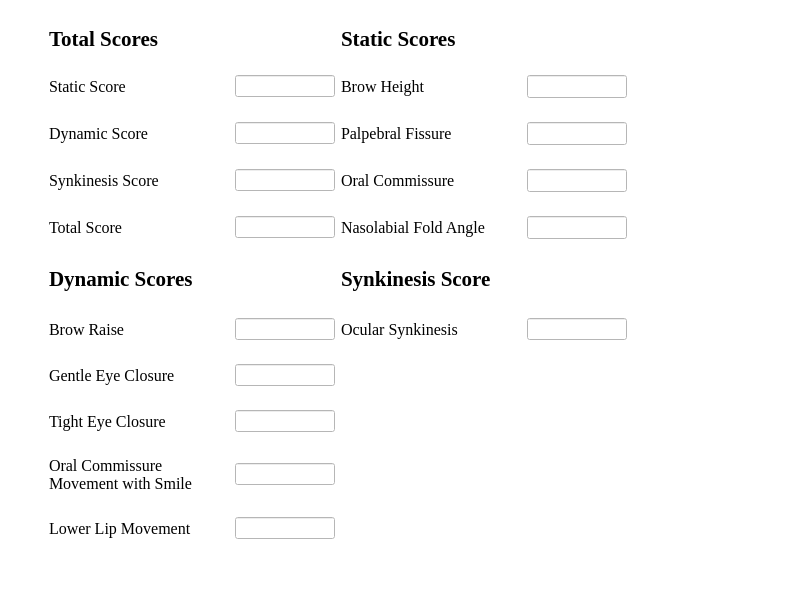
<?xml version="1.0" encoding="UTF-8"?>
<ui version="4.0">
 <class>Auto_eFaceWindow</class>
 <widget class="QMainWindow" name="Auto_eFaceWindow">
  <property name="geometry">
   <rect>
    <x>0</x>
    <y>0</y>
    <width>800</width>
    <height>600</height>
   </rect>
  </property>
  <property name="sizePolicy">
   <sizepolicy hsizetype="Fixed" vsizetype="Fixed">
    <horstretch>0</horstretch>
    <verstretch>0</verstretch>
   </sizepolicy>
  </property>
  <property name="minimumSize">
   <size>
    <width>800</width>
    <height>600</height>
   </size>
  </property>
  <property name="maximumSize">
   <size>
    <width>800</width>
    <height>600</height>
   </size>
  </property>
  <property name="windowTitle">
   <string>Auto eFace Report Card</string>
  </property>
  <property name="windowIcon">
   <iconset>
    <normaloff>../icons/Home_logo_square.jpg</normaloff>../icons/Home_logo_square.jpg</iconset>
  </property>
  <property name="styleSheet">
   <string notr="true">background-color: rgb(255, 255, 255);</string>
  </property>
  <widget class="QWidget" name="centralwidget">
   <layout class="QGridLayout" name="gridLayout">
    <item row="8" column="0" rowspan="8">
     <spacer name="horizontalSpacer">
      <property name="orientation">
       <enum>Qt::Horizontal</enum>
      </property>
      <property name="sizeType">
       <enum>QSizePolicy::Minimum</enum>
      </property>
      <property name="sizeHint" stdset="0">
       <size>
        <width>40</width>
        <height>20</height>
       </size>
      </property>
     </spacer>
    </item>
    <item row="19" column="2">
     <spacer name="verticalSpacer">
      <property name="orientation">
       <enum>Qt::Vertical</enum>
      </property>
      <property name="sizeType">
       <enum>QSizePolicy::Fixed</enum>
      </property>
      <property name="sizeHint" stdset="0">
       <size>
        <width>0</width>
        <height>10</height>
       </size>
      </property>
     </spacer>
    </item>
    <item row="9" column="5" rowspan="7">
     <spacer name="horizontalSpacer_2">
      <property name="orientation">
       <enum>Qt::Horizontal</enum>
      </property>
      <property name="sizeType">
       <enum>QSizePolicy::Minimum</enum>
      </property>
      <property name="sizeHint" stdset="0">
       <size>
        <width>40</width>
        <height>20</height>
       </size>
      </property>
     </spacer>
    </item>
    <item row="14" column="2">
     <widget class="QLineEdit" name="BRLineEdit">
      <property name="maximumSize">
       <size>
        <width>100</width>
        <height>16777215</height>
       </size>
      </property>
      <property name="readOnly">
       <bool>true</bool>
      </property>
     </widget>
    </item>
    <item row="15" column="2">
     <widget class="QLineEdit" name="GECLineEdit">
      <property name="maximumSize">
       <size>
        <width>100</width>
        <height>16777215</height>
       </size>
      </property>
      <property name="readOnly">
       <bool>true</bool>
      </property>
     </widget>
    </item>
    <item row="16" column="2">
     <widget class="QLineEdit" name="TECLineEdit">
      <property name="maximumSize">
       <size>
        <width>100</width>
        <height>16777215</height>
       </size>
      </property>
      <property name="readOnly">
       <bool>true</bool>
      </property>
     </widget>
    </item>
    <item row="17" column="1">
     <widget class="QLabel" name="label_12">
      <property name="font">
       <font>
        <family>Times New Roman</family>
        <pointsize>12</pointsize>
       </font>
      </property>
      <property name="text">
       <string>Oral Commissure Movement with Smile</string>
      </property>
      <property name="wordWrap">
       <bool>true</bool>
      </property>
     </widget>
    </item>
    <item row="16" column="1">
     <widget class="QLabel" name="label_11">
      <property name="font">
       <font>
        <family>Times New Roman</family>
        <pointsize>12</pointsize>
       </font>
      </property>
      <property name="text">
       <string>Tight Eye Closure</string>
      </property>
     </widget>
    </item>
    <item row="18" column="1">
     <widget class="QLabel" name="label_13">
      <property name="font">
       <font>
        <family>Times New Roman</family>
        <pointsize>12</pointsize>
       </font>
      </property>
      <property name="text">
       <string>Lower Lip Movement</string>
      </property>
     </widget>
    </item>
    <item row="14" column="3">
     <widget class="QLabel" name="label_14">
      <property name="font">
       <font>
        <family>Times New Roman</family>
        <pointsize>12</pointsize>
       </font>
      </property>
      <property name="text">
       <string>Ocular Synkinesis</string>
      </property>
     </widget>
    </item>
    <item row="14" column="4">
     <widget class="QLineEdit" name="OSLineEdit">
      <property name="maximumSize">
       <size>
        <width>100</width>
        <height>16777215</height>
       </size>
      </property>
      <property name="readOnly">
       <bool>true</bool>
      </property>
     </widget>
    </item>
    <item row="13" column="1" colspan="2">
     <widget class="QLabel" name="label_7">
      <property name="minimumSize">
       <size>
        <width>0</width>
        <height>31</height>
       </size>
      </property>
      <property name="maximumSize">
       <size>
        <width>16777215</width>
        <height>31</height>
       </size>
      </property>
      <property name="font">
       <font>
        <family>Times New Roman</family>
        <pointsize>16</pointsize>
        <weight>75</weight>
        <bold>true</bold>
       </font>
      </property>
      <property name="text">
       <string>Dynamic Scores</string>
      </property>
     </widget>
    </item>
    <item row="8" column="3" colspan="3">
     <widget class="QLabel" name="label">
      <property name="sizePolicy">
       <sizepolicy hsizetype="Fixed" vsizetype="Fixed">
        <horstretch>0</horstretch>
        <verstretch>0</verstretch>
       </sizepolicy>
      </property>
      <property name="font">
       <font>
        <family>Times New Roman</family>
        <pointsize>16</pointsize>
        <weight>75</weight>
        <bold>true</bold>
       </font>
      </property>
      <property name="styleSheet">
       <string notr="true"/>
      </property>
      <property name="text">
       <string>Static Scores</string>
      </property>
     </widget>
    </item>
    <item row="13" column="3" colspan="2">
     <widget class="QLabel" name="label_8">
      <property name="minimumSize">
       <size>
        <width>0</width>
        <height>31</height>
       </size>
      </property>
      <property name="maximumSize">
       <size>
        <width>16777215</width>
        <height>31</height>
       </size>
      </property>
      <property name="font">
       <font>
        <family>Times New Roman</family>
        <pointsize>16</pointsize>
        <weight>75</weight>
        <bold>true</bold>
       </font>
      </property>
      <property name="text">
       <string>Synkinesis Score</string>
      </property>
     </widget>
    </item>
    <item row="11" column="2">
     <widget class="QLineEdit" name="SySLineEdit">
      <property name="minimumSize">
       <size>
        <width>100</width>
        <height>0</height>
       </size>
      </property>
      <property name="maximumSize">
       <size>
        <width>100</width>
        <height>16777215</height>
       </size>
      </property>
      <property name="readOnly">
       <bool>true</bool>
      </property>
     </widget>
    </item>
    <item row="12" column="2">
     <widget class="QLineEdit" name="TSLineEdit">
      <property name="minimumSize">
       <size>
        <width>100</width>
        <height>0</height>
       </size>
      </property>
      <property name="maximumSize">
       <size>
        <width>100</width>
        <height>16777215</height>
       </size>
      </property>
      <property name="readOnly">
       <bool>true</bool>
      </property>
     </widget>
    </item>
    <item row="12" column="1">
     <widget class="QLabel" name="label_4">
      <property name="font">
       <font>
        <family>Times New Roman</family>
        <pointsize>12</pointsize>
       </font>
      </property>
      <property name="text">
       <string>Total Score</string>
      </property>
     </widget>
    </item>
    <item row="10" column="2">
     <widget class="QLineEdit" name="DSLineEdit">
      <property name="maximumSize">
       <size>
        <width>100</width>
        <height>16777215</height>
       </size>
      </property>
      <property name="readOnly">
       <bool>true</bool>
      </property>
     </widget>
    </item>
    <item row="11" column="1">
     <widget class="QLabel" name="label_5">
      <property name="font">
       <font>
        <family>Times New Roman</family>
        <pointsize>12</pointsize>
       </font>
      </property>
      <property name="text">
       <string>Synkinesis Score</string>
      </property>
     </widget>
    </item>
    <item row="10" column="1">
     <widget class="QLabel" name="label_6">
      <property name="font">
       <font>
        <family>Times New Roman</family>
        <pointsize>12</pointsize>
       </font>
      </property>
      <property name="text">
       <string>Dynamic Score</string>
      </property>
     </widget>
    </item>
    <item row="15" column="1">
     <widget class="QLabel" name="label_10">
      <property name="font">
       <font>
        <family>Times New Roman</family>
        <pointsize>12</pointsize>
       </font>
      </property>
      <property name="text">
       <string>Gentle Eye Closure</string>
      </property>
     </widget>
    </item>
    <item row="14" column="1">
     <widget class="QLabel" name="label_9">
      <property name="font">
       <font>
        <family>Times New Roman</family>
        <pointsize>12</pointsize>
       </font>
      </property>
      <property name="text">
       <string>Brow Raise</string>
      </property>
     </widget>
    </item>
    <item row="18" column="2">
     <widget class="QLineEdit" name="LLMLineEdit">
      <property name="maximumSize">
       <size>
        <width>100</width>
        <height>16777215</height>
       </size>
      </property>
      <property name="readOnly">
       <bool>true</bool>
      </property>
     </widget>
    </item>
    <item row="8" column="1">
     <widget class="QLabel" name="label_2">
      <property name="font">
       <font>
        <family>Times New Roman</family>
        <pointsize>16</pointsize>
        <weight>75</weight>
        <bold>true</bold>
       </font>
      </property>
      <property name="text">
       <string>Total Scores</string>
      </property>
     </widget>
    </item>
    <item row="9" column="1">
     <widget class="QLabel" name="label_3">
      <property name="minimumSize">
       <size>
        <width>180</width>
        <height>0</height>
       </size>
      </property>
      <property name="maximumSize">
       <size>
        <width>180</width>
        <height>16777215</height>
       </size>
      </property>
      <property name="font">
       <font>
        <family>Times New Roman</family>
        <pointsize>12</pointsize>
       </font>
      </property>
      <property name="text">
       <string>Static Score</string>
      </property>
     </widget>
    </item>
    <item row="9" column="2">
     <widget class="QLineEdit" name="SSLineEdit">
      <property name="minimumSize">
       <size>
        <width>100</width>
        <height>0</height>
       </size>
      </property>
      <property name="maximumSize">
       <size>
        <width>100</width>
        <height>16777215</height>
       </size>
      </property>
      <property name="readOnly">
       <bool>true</bool>
      </property>
     </widget>
    </item>
    <item row="10" column="4">
     <widget class="QLineEdit" name="PFLineEdit">
      <property name="sizePolicy">
       <sizepolicy hsizetype="Fixed" vsizetype="Fixed">
        <horstretch>0</horstretch>
        <verstretch>0</verstretch>
       </sizepolicy>
      </property>
      <property name="minimumSize">
       <size>
        <width>100</width>
        <height>0</height>
       </size>
      </property>
      <property name="maximumSize">
       <size>
        <width>100</width>
        <height>16777215</height>
       </size>
      </property>
      <property name="font">
       <font>
        <family>Times New Roman</family>
        <pointsize>10</pointsize>
       </font>
      </property>
      <property name="readOnly">
       <bool>true</bool>
      </property>
     </widget>
    </item>
    <item row="12" column="4">
     <widget class="QLineEdit" name="NLFLineEdit">
      <property name="sizePolicy">
       <sizepolicy hsizetype="Fixed" vsizetype="Fixed">
        <horstretch>0</horstretch>
        <verstretch>0</verstretch>
       </sizepolicy>
      </property>
      <property name="minimumSize">
       <size>
        <width>100</width>
        <height>0</height>
       </size>
      </property>
      <property name="maximumSize">
       <size>
        <width>100</width>
        <height>16777215</height>
       </size>
      </property>
      <property name="font">
       <font>
        <family>Times New Roman</family>
        <pointsize>10</pointsize>
       </font>
      </property>
      <property name="readOnly">
       <bool>true</bool>
      </property>
     </widget>
    </item>
    <item row="11" column="4">
     <widget class="QLineEdit" name="OCLineEdit">
      <property name="sizePolicy">
       <sizepolicy hsizetype="Fixed" vsizetype="Fixed">
        <horstretch>0</horstretch>
        <verstretch>0</verstretch>
       </sizepolicy>
      </property>
      <property name="minimumSize">
       <size>
        <width>100</width>
        <height>0</height>
       </size>
      </property>
      <property name="maximumSize">
       <size>
        <width>100</width>
        <height>16777215</height>
       </size>
      </property>
      <property name="font">
       <font>
        <family>Times New Roman</family>
        <pointsize>10</pointsize>
       </font>
      </property>
      <property name="readOnly">
       <bool>true</bool>
      </property>
     </widget>
    </item>
    <item row="9" column="4">
     <widget class="QLineEdit" name="BHLineEdit">
      <property name="minimumSize">
       <size>
        <width>100</width>
        <height>0</height>
       </size>
      </property>
      <property name="maximumSize">
       <size>
        <width>100</width>
        <height>16777215</height>
       </size>
      </property>
      <property name="font">
       <font>
        <family>Times New Roman</family>
        <pointsize>10</pointsize>
       </font>
      </property>
      <property name="readOnly">
       <bool>true</bool>
      </property>
     </widget>
    </item>
    <item row="9" column="3" alignment="Qt::AlignVCenter">
     <widget class="QLabel" name="BHLabel">
      <property name="sizePolicy">
       <sizepolicy hsizetype="Fixed" vsizetype="Fixed">
        <horstretch>0</horstretch>
        <verstretch>0</verstretch>
       </sizepolicy>
      </property>
      <property name="minimumSize">
       <size>
        <width>180</width>
        <height>0</height>
       </size>
      </property>
      <property name="font">
       <font>
        <family>Times New Roman</family>
        <pointsize>12</pointsize>
       </font>
      </property>
      <property name="styleSheet">
       <string notr="true"/>
      </property>
      <property name="text">
       <string>Brow Height</string>
      </property>
     </widget>
    </item>
    <item row="10" column="3">
     <widget class="QLabel" name="PFLabel">
      <property name="sizePolicy">
       <sizepolicy hsizetype="Fixed" vsizetype="Fixed">
        <horstretch>0</horstretch>
        <verstretch>0</verstretch>
       </sizepolicy>
      </property>
      <property name="minimumSize">
       <size>
        <width>180</width>
        <height>0</height>
       </size>
      </property>
      <property name="font">
       <font>
        <family>Times New Roman</family>
        <pointsize>12</pointsize>
       </font>
      </property>
      <property name="styleSheet">
       <string notr="true"/>
      </property>
      <property name="text">
       <string>Palpebral Fissure</string>
      </property>
     </widget>
    </item>
    <item row="11" column="3">
     <widget class="QLabel" name="OCLabel">
      <property name="sizePolicy">
       <sizepolicy hsizetype="Fixed" vsizetype="Preferred">
        <horstretch>0</horstretch>
        <verstretch>0</verstretch>
       </sizepolicy>
      </property>
      <property name="minimumSize">
       <size>
        <width>180</width>
        <height>0</height>
       </size>
      </property>
      <property name="font">
       <font>
        <family>Times New Roman</family>
        <pointsize>12</pointsize>
       </font>
      </property>
      <property name="styleSheet">
       <string notr="true"/>
      </property>
      <property name="text">
       <string>Oral Commissure</string>
      </property>
     </widget>
    </item>
    <item row="12" column="3">
     <widget class="QLabel" name="NLFLabel">
      <property name="sizePolicy">
       <sizepolicy hsizetype="Fixed" vsizetype="Preferred">
        <horstretch>0</horstretch>
        <verstretch>0</verstretch>
       </sizepolicy>
      </property>
      <property name="font">
       <font>
        <family>Times New Roman</family>
        <pointsize>12</pointsize>
       </font>
      </property>
      <property name="styleSheet">
       <string notr="true"/>
      </property>
      <property name="text">
       <string>Nasolabial Fold Angle</string>
      </property>
     </widget>
    </item>
    <item row="17" column="2">
     <widget class="QLineEdit" name="ORMLineEdit">
      <property name="maximumSize">
       <size>
        <width>100</width>
        <height>16777215</height>
       </size>
      </property>
      <property name="readOnly">
       <bool>true</bool>
      </property>
     </widget>
    </item>
   </layout>
  </widget>
  <widget class="QMenuBar" name="menubar">
   <property name="geometry">
    <rect>
     <x>0</x>
     <y>0</y>
     <width>800</width>
     <height>26</height>
    </rect>
   </property>
  </widget>
  <widget class="QStatusBar" name="statusbar"/>
 </widget>
 <resources/>
 <connections/>
</ui>
